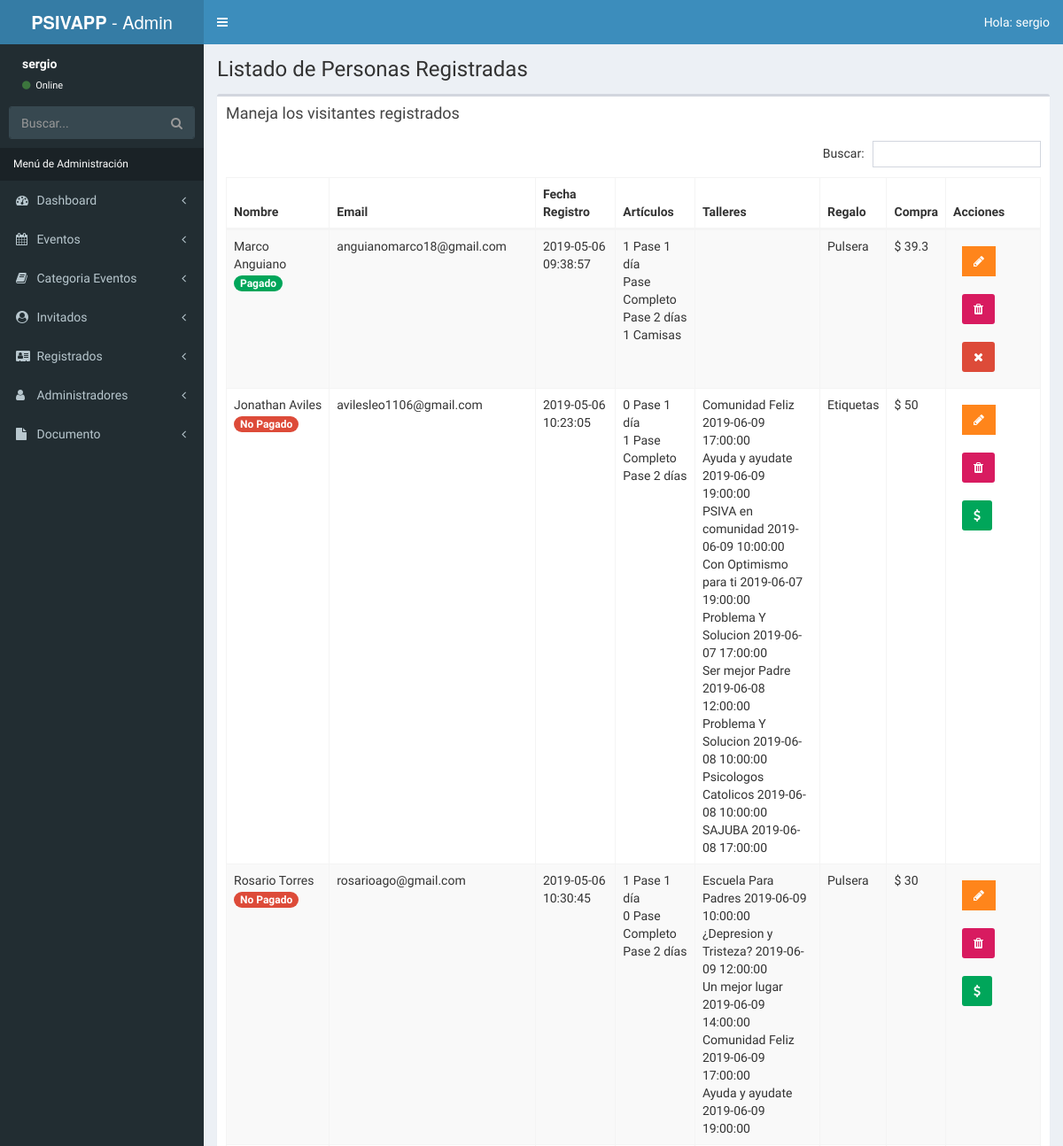
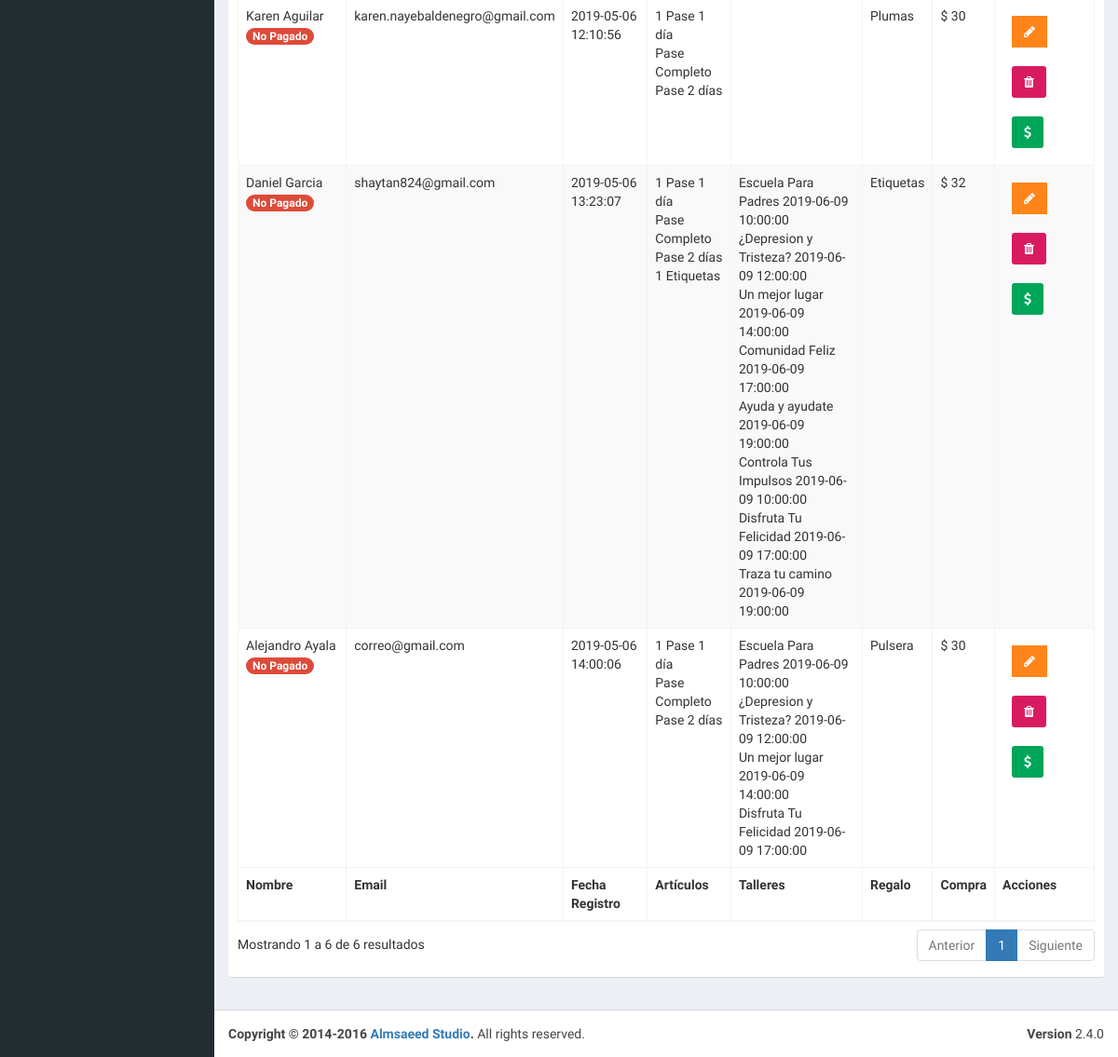
The app's page /admin/lista-registrados.php (signed in) with its own data (2 pictures, top to bottom).
### tables this page shows
CREATE TABLE `registrados` (
  `ID_Registrado` bigint(20) unsigned NOT NULL AUTO_INCREMENT,
  `nombre_registrado` varchar(50) NOT NULL,
  `apellido_registrado` varchar(50) NOT NULL,
  `email_registrado` varchar(100) NOT NULL,
  `fecha_registro` datetime NOT NULL,
  `pases_articulos` longtext NOT NULL,
  `talleres_registrados` longtext NOT NULL,
  `regalo` int(11) NOT NULL,
  `total_pagado` varchar(50) NOT NULL,
  `pagado` int(11) NOT NULL,
  PRIMARY KEY (`ID_Registrado`),
  KEY `regalo` (`regalo`),
  CONSTRAINT `registrados_ibfk_1` FOREIGN KEY (`regalo`) REFERENCES `regalos` (`ID_regalo`)
);

CREATE TABLE `regalos` (
  `ID_regalo` int(11) NOT NULL AUTO_INCREMENT,
  `nombre_regalo` varchar(50) NOT NULL,
  PRIMARY KEY (`ID_regalo`)
);

CREATE TABLE `eventos` (
  `evento_id` tinyint(10) NOT NULL AUTO_INCREMENT,
  `nombre_evento` varchar(60) NOT NULL,
  `fecha_evento` date NOT NULL,
  `hora_evento` time NOT NULL,
  `id_cat_evento` tinyint(10) NOT NULL,
  `id_inv` tinyint(4) NOT NULL,
  `clave` varchar(10) NOT NULL,
  `editado` timestamp NOT NULL DEFAULT CURRENT_TIMESTAMP ON UPDATE CURRENT_TIMESTAMP,
  PRIMARY KEY (`evento_id`),
  KEY `id_cat_evento` (`id_cat_evento`),
  KEY `id_inv` (`id_inv`),
  CONSTRAINT `eventos_ibfk_1` FOREIGN KEY (`id_cat_evento`) REFERENCES `categoria_evento` (`id_categoria`),
  CONSTRAINT `eventos_ibfk_2` FOREIGN KEY (`id_inv`) REFERENCES `invitados` (`invitado_id`)
);

### admin/lista-registrados.php (the view, shortened to what this page needs)
<?php
        include_once 'funciones/funciones.php';
        include_once 'templates/header.php';
        include_once 'templates/barra.php';
        include_once 'templates/navegacion.php';
?>
  <div class="content-wrapper">
    <section class="content-header">
          <h1>
            Listado de Personas Registradas
          </h1>
    </section>
    <section class="content">
      <div class="row">
        <div class="col-xs-12">
          <div class="box">
            <div class="box-header">
              <h3 class="box-title">Maneja los visitantes registrados</h3>
            </div>
            <div class="box-body">
              <table id="registros" class="table table-bordered table-striped">
                <thead>
                <tr>
                  <th>Nombre</th>
                  <th>Email</th>
                  <th>Fecha Registro</th>
                  <th>Artículos</th>
                  <th>Talleres</th>
                  <th>Regalo</th>
                  <th>Compra</th>
                  <th>Acciones</th>
                </tr>
                </thead>
                <tbody>
                        <?php
                            try {
                                $sql = "SELECT registrados.*, regalos.nombre_regalo FROM registrados ";
                                $sql .= " JOIN regalos ";
                                $sql .= " ON registrados.regalo = regalos.ID_regalo ";
                                $resultado = $conn->query($sql);
                            } catch (Exception $e) {
                                $error = $e->getMessage();
                                echo $error;
                            }
                            while($registrado = $resultado->fetch_assoc() ) { ?>
                                <tr>
                                    <td>
                                        <?php echo $registrado['nombre_registrado'] . " " . $registrado['apellido_registrado'];
                                             $pagado = $registrado['pagado'];
                                             if($pagado) {
                                                  echo '<span class="badge bg-green badge-estado-pago-'.$registrado['ID_Registrado'].'">Pagado</span>';
                                             } else {
                                                 echo '<span class="badge bg-red badge-estado-pago-'.$registrado['ID_Registrado'].'">No Pagado</span>';
                                             }
                                        ?>
                                    </td>
                                    <td><?php echo $registrado['email_registrado']; ?></td>
                                    <td><?php echo $registrado['fecha_registro']; ?></td>
                                    <td>
                                        <?php
                                            $articulos = json_decode($registrado['pases_articulos'], true);
                                            $arreglo_articulos = array(
                                                'un_dia' => 'Pase 1 día',
                                                'pase_2dias' => 'Pase 2 días',
                                                'pase_completo' => 'Pase Completo',
                                                'camisas' => 'Camisas',
                                                'etiquetas' => 'Etiquetas'
                                            );
                                            foreach($articulos as $llave => $articulo) {
                                                if(array_key_exists('cantidad', $articulo)) {
                                                    echo  $articulo['cantidad'] . " " . $arreglo_articulos[$llave]. "<br>";
                                                } else {
                                                    echo  $articulo . " " . $arreglo_articulos[$llave]. "<br>";
                                                }
                                            }
                                        ?>
                                    </td>
                                    <td>
                                        <?php   $eventos_resultado =  $registrado['talleres_registrados'];
                                                $talleres = json_decode($eventos_resultado, true);
                                                $talleres = implode("', '", $talleres['eventos']);
                                                $sql_talleres = "SELECT nombre_evento, fecha_evento, hora_evento FROM eventos WHERE clave IN  ('$talleres') OR evento_id IN ('$talleres') ";
                                                $resultado_talleres = $conn->query($sql_talleres);
                                                while($eventos = $resultado_talleres->fetch_assoc()) {
                                                    echo $eventos['nombre_evento'] . " " . $eventos['fecha_evento'] . " " . $eventos['hora_evento'] . "<br>";
                                                }
                                        ?>
                                    </td>
                                    <td><?php echo $registrado['nombre_regalo']; ?></td>
                                    <td>$ <?php echo (float) $registrado['total_pagado']; ?></td>
                                    <td>
                                        <a href="editar-registro.php?id=<?php echo $registrado['ID_Registrado']; ?>" class="btn bg-orange btn-flat margin">
                                            <i class="fa fa-pencil"></i>
                                        </a>
                                        <a href="#" data-id="<?php echo $registrado['ID_Registrado']; ?>" data-tipo="registrado" class="btn bg-maroon bnt-flat margin borrar_registro">
                                            <i class="fa fa-trash"></i>
                                        </a>
                                        <?php $pagado = $registrado['pagado'];
                                        if($pagado) { ?>
                                              <a href="#" title="Cambiar a no pagado" data-id="<?php echo $registrado['ID_Registrado']; ?>" data-tipo="registrado" data-pagado="0" class="btn bg-red bnt-flat margin marcar_pago cambiar-estado-pago-<?php echo $registrado['ID_Registrado']; ?>">
                                                  <i class="fa fa-times"></i>
                                              </a>
                                        <?php } else { ?>
                                             <a href="#" title="Cambiar a pagado" data-id="<?php echo $registrado['ID_Registrado']; ?>" data-tipo="registrado" data-pagado="1" class="btn bg-green bnt-flat margin marcar_pago cambiar-estado-pago-<?php echo $registrado['ID_Registrado']; ?>">
                                                  <i class="fa fa-dollar"></i>
                                              </a>
                                        <?php } ?>
                                    </td>
                                </tr>
                            <?php }  ?>
                </tbody>
                <tfoot>
                <tr>
                    <th>Nombre</th>
                    <th>Email</th>
                    <th>Fecha Registro</th>
                    <th>Artículos</th>
                    <th>Talleres</th>
                    <th>Regalo</th>
                    <th>Compra</th>
                    <th>Acciones</th>
                </tr>
                </tfoot>
              </table>
            </div>
          </div>
        </div>
      </div>
    </section>
  </div>
  <?php
          include_once 'templates/footer.php';
  ?>

### records on screen
registrados: nombre_registrado "Marco", apellido_registrado "Anguiano", email_registrado "anguianomarco18@gmail.com", fecha_registro "2019-05-06 09:38:57", cantidad "1", llave "Pase 1 día", llave "Pase Completo", llave "Pase 2 días", pases_articulos "1", llave "Camisas", regalo.nombre_regalo "Pulsera", total_pagado "39.3"
registrados: nombre_registrado "Jonathan", apellido_registrado "Aviles", email_registrado "avilesleo1106@gmail.com", fecha_registro "2019-05-06 10:23:05", cantidad "0", llave "Pase 1 día", cantidad "1", llave "Pase Completo", llave "Pase 2 días", regalo.nombre_regalo "Etiquetas", total_pagado "50"
eventos: nombre_evento "Comunidad Feliz", fecha_evento "2019-06-09", hora_evento "17:00:00"
eventos: nombre_evento "Ayuda y ayudate", fecha_evento "2019-06-09", hora_evento "19:00:00"
eventos: nombre_evento "PSIVA en comunidad", fecha_evento "2019-06-09", hora_evento "10:00:00"
eventos: nombre_evento "Con Optimismo para ti", fecha_evento "2019-06-07", hora_evento "19:00:00"
eventos: nombre_evento "Problema Y Solucion", fecha_evento "2019-06-07", hora_evento "17:00:00"
eventos: nombre_evento "Ser mejor Padre", fecha_evento "2019-06-08", hora_evento "12:00:00"
eventos: nombre_evento "Problema Y Solucion", fecha_evento "2019-06-08", hora_evento "10:00:00"
eventos: nombre_evento "Psicologos Catolicos", fecha_evento "2019-06-08", hora_evento "10:00:00"
eventos: nombre_evento "SAJUBA", fecha_evento "2019-06-08", hora_evento "17:00:00"
registrados: nombre_registrado "Rosario", apellido_registrado "Torres", email_registrado "rosarioago@gmail.com", fecha_registro "2019-05-06 10:30:45", cantidad "1", llave "Pase 1 día", cantidad "0", llave "Pase Completo", llave "Pase 2 días", regalo.nombre_regalo "Pulsera", total_pagado "30"
eventos: nombre_evento "Escuela Para Padres", fecha_evento "2019-06-09", hora_evento "10:00:00"
eventos: nombre_evento "¿Depresion y Tristeza?", fecha_evento "2019-06-09", hora_evento "12:00:00"
eventos: nombre_evento "Un mejor lugar", fecha_evento "2019-06-09", hora_evento "14:00:00"
registrados: nombre_registrado "Karen", apellido_registrado "Aguilar", email_registrado "karen.nayebaldenegro@gmail.com", fecha_registro "2019-05-06 12:10:56", cantidad "1", llave "Pase 1 día", llave "Pase Completo", llave "Pase 2 días", regalo.nombre_regalo "Plumas", total_pagado "30"
registrados: nombre_registrado "Daniel", apellido_registrado "Garcia", email_registrado "shaytan824@gmail.com", fecha_registro "2019-05-06 13:23:07", cantidad "1", llave "Pase 1 día", llave "Pase Completo", llave "Pase 2 días", pases_articulos "1", llave "Etiquetas", regalo.nombre_regalo "Etiquetas", total_pagado "32"
eventos: nombre_evento "Controla Tus Impulsos", fecha_evento "2019-06-09", hora_evento "10:00:00"
eventos: nombre_evento "Disfruta Tu Felicidad", fecha_evento "2019-06-09", hora_evento "17:00:00"
eventos: nombre_evento "Traza tu camino", fecha_evento "2019-06-09", hora_evento "19:00:00"
registrados: nombre_registrado "Alejandro", apellido_registrado "Ayala", email_registrado "correo@gmail.com", fecha_registro "2019-05-06 14:00:06", cantidad "1", llave "Pase 1 día", llave "Pase Completo", llave "Pase 2 días", regalo.nombre_regalo "Pulsera", total_pagado "30"

### other values on screen
$_SESSION['nombre'] "sergio"
